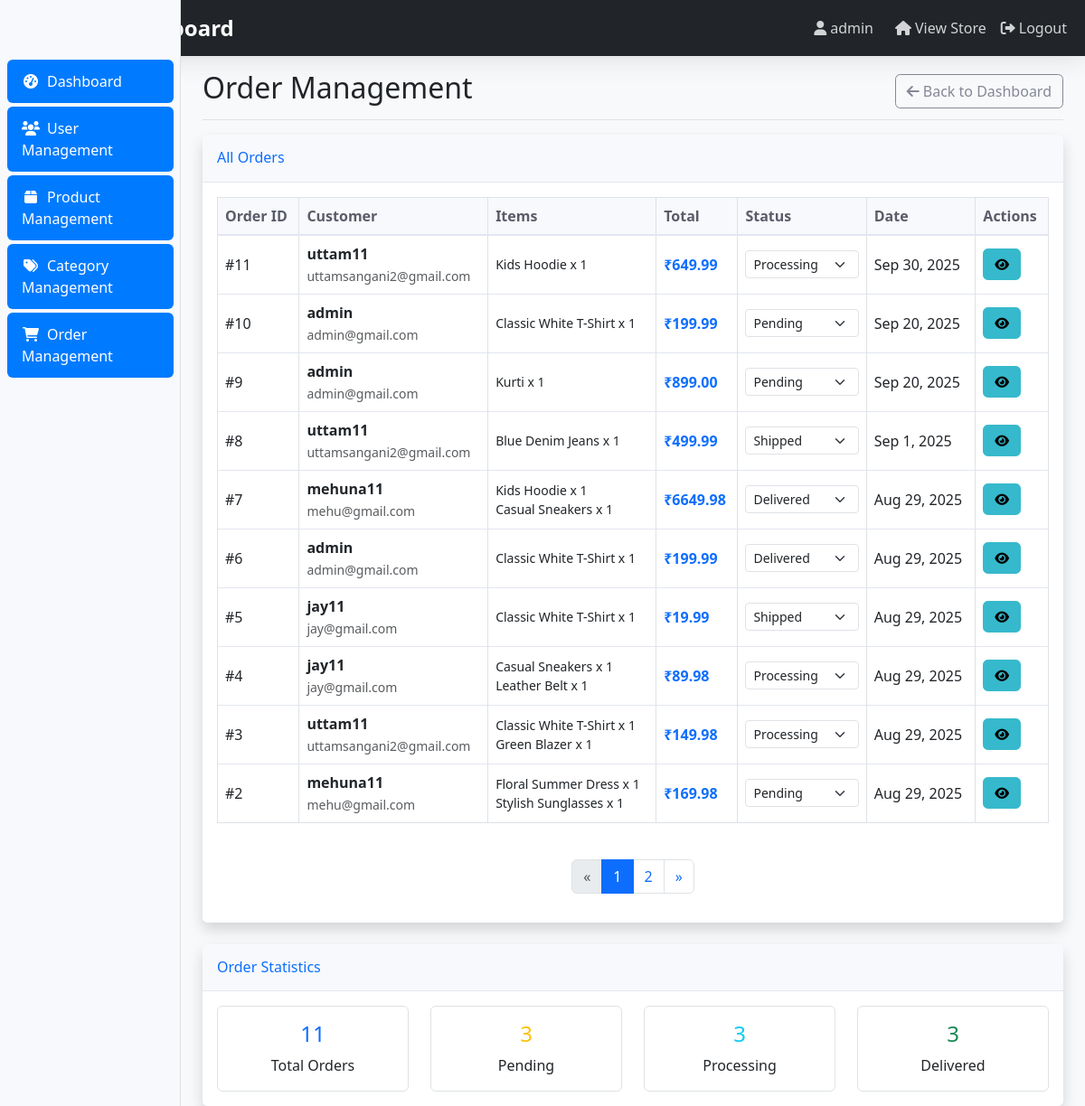
Screenshot of /dashboard/orders/ (signed in) with the database file from the repository.
### store/models.py (models this page shows, shortened)
class Order(models.Model):
    STATUS_CHOICES = [
        ('pending', 'Pending'),
        ('processing', 'Processing'),
        ('shipped', 'Shipped'),
        ('delivered', 'Delivered'),
        ('cancelled', 'Cancelled'),
    ]
    user = models.ForeignKey(User, on_delete=models.CASCADE)
    items = models.ManyToManyField(Product, through='OrderItem')
    total_price = models.DecimalField(max_digits=10, decimal_places=2)
    status = models.CharField(max_length=20, choices=STATUS_CHOICES, default='pending')
    shipping_address = models.TextField()
    created_at = models.DateTimeField(auto_now_add=True)
    updated_at = models.DateTimeField(auto_now=True)

class OrderItem(models.Model):
    order = models.ForeignKey(Order, on_delete=models.CASCADE)
    product = models.ForeignKey(Product, on_delete=models.CASCADE)
    quantity = models.PositiveIntegerField()
    price = models.DecimalField(max_digits=10, decimal_places=2)

class Product(models.Model):
    name = models.CharField(max_length=200)
    description = models.TextField()
    price = models.DecimalField(max_digits=10, decimal_places=2, validators=[MinValueValidator(Decimal('0.01'))])
    category = models.ForeignKey(Category, on_delete=models.CASCADE, related_name='products')
    image = models.ImageField(upload_to='products/', blank=True, null=True)
    stock = models.PositiveIntegerField(default=0)
    is_active = models.BooleanField(default=True)
    created_at = models.DateTimeField(auto_now_add=True)
    updated_at = models.DateTimeField(auto_now=True)

### admin_dashboard/views.py (the view, shortened to what this page needs)
# urls.py: path('orders/', views.order_management, name='admin_order_management'),
@login_required
@user_passes_test(is_admin)
def order_management(request):
    orders_list = Order.objects.select_related('user').all().order_by('-created_at')
    paginator = Paginator(orders_list, 10)  # Show 10 orders per page
    page_number = request.GET.get('page')
    orders = paginator.get_page(page_number)
    pending_count = orders_list.filter(status='pending').count()
    processing_count = orders_list.filter(status='processing').count()
    delivered_count = orders_list.filter(status='delivered').count()
    context = {
        'orders': orders,
        'pending_count': pending_count,
        'processing_count': processing_count,
        'delivered_count': delivered_count,
    }
    return render(request, 'admin_dashboard/order_management.html', context)

### admin_dashboard/templatetags/custom_filters.py (called while the page is built)
@register.filter
def multiply(value, arg):
    try:
        return float(value) * float(arg)
    except (ValueError, TypeError):
        return ''

### admin_dashboard/views.py (called while the page is built)
def is_admin(user):
    return user.is_authenticated and user.is_staff

### store/context_processors.py (called while the page is built)
def categories_processor(request):
    return {
        'categories': Category.objects.all()
    }

### admin_dashboard/templates/admin_dashboard/order_management.html (shortened to what this page needs)
{% extends 'admin_dashboard/base.html' %}
{% load custom_filters %}
{% block page_title %}Order Management{% endblock %}
{% block page_actions %}
<a href="{% url 'admin_dashboard' %}" class="btn btn-outline-secondary">
    <i class="fas fa-arrow-left me-1"></i>Back to Dashboard
</a>
{% endblock %}
{% block content %}
<div class="card shadow mb-4">
    <div class="card-header py-3">
        <h6 class="m-0 font-weight-bold text-primary">All Orders</h6>
    </div>
    <div class="card-body">
        {% if orders %}
        <div class="table-responsive">
            <table class="table table-bordered" width="100%" cellspacing="0">
                <thead>
                    <tr>
                        <th>Order ID</th>
                        <th>Customer</th>
                        <th>Items</th>
                        <th>Total</th>
                        <th>Status</th>
                        <th>Date</th>
                        <th>Actions</th>
                    </tr>
                </thead>
                <tbody>
                    {% for order in orders %}
                    <tr>
                        <td>#{{ order.id }}</td>
                        <td>
                            <strong>{{ order.user.username }}</strong><br>
                            <small class="text-muted">{{ order.user.email }}</small>
                        </td>
                        <td>
                            {% for item in order.orderitem_set.all %}
                            <div class="small">
                                {{ item.product.name }} x {{ item.quantity }}
                            </div>
                            {% endfor %}
                        </td>
                        <td>
                            <strong class="text-primary">₹{{ order.total_price }}</strong>
                        </td>
                        <td>
                            <form method="POST" class="d-inline">
                                <select name="status" class="form-select form-select-sm" onchange="this.form.submit()">
                                    <option value="pending" {% if order.status == 'pending' %}selected{% endif %}>Pending</option>
                                    <option value="processing" {% if order.status == 'processing' %}selected{% endif %}>Processing</option>
                                    <option value="shipped" {% if order.status == 'shipped' %}selected{% endif %}>Shipped</option>
                                    <option value="delivered" {% if order.status == 'delivered' %}selected{% endif %}>Delivered</option>
                                </select>
                            </form>
                        </td>
                        <td>{{ order.created_at|date:"M j, Y" }}</td>
                        <td>
                            <button type="button" class="btn btn-sm btn-info"
                                    data-bs-toggle="modal" data-bs-target="#orderModal{{ order.id }}">
                                <i class="fas fa-eye"></i>
                            </button>
                        </td>
                    </tr>
                    {% endfor %}
                </tbody>
            </table>
        </div>
        {% if orders.has_other_pages %}
        <nav aria-label="Order pagination">
            <ul class="pagination justify-content-center mt-4">
                {% if orders.has_previous %}
                <li class="page-item">
                    <a class="page-link" href="?page={{ orders.previous_page_number }}" aria-label="Previous">
                        <span aria-hidden="true">&laquo;</span>
                    </a>
                </li>
                {% else %}
                <li class="page-item disabled">
                    <span class="page-link">&laquo;</span>
                </li>
                {% endif %}
                {% for i in orders.paginator.page_range %}
                {% if orders.number == i %}
                <li class="page-item active"><span class="page-link">{{ i }}</span></li>
                {% else %}
                <li class="page-item"><a class="page-link" href="?page={{ i }}">{{ i }}</a></li>
                {% endif %}
                {% endfor %}
                {% if orders.has_next %}
                <li class="page-item">
                    <a class="page-link" href="?page={{ orders.next_page_number }}" aria-label="Next">
                        <span aria-hidden="true">&raquo;</span>
                    </a>
                </li>
                {% else %}
                <li class="page-item disabled">
                    <span class="page-link">&raquo;</span>
                </li>
                {% endif %}
            </ul>
        </nav>
        {% endif %}
        {% else %}
        <div class="text-center py-5">
            <i class="fas fa-shopping-cart fa-3x text-muted mb-3"></i>
            <h4 class="text-muted">No orders found</h4>
            <p class="text-muted">No orders have been placed yet.</p>
        </div>
        {% endif %}
    </div>
</div>
<div class="row mt-4">
    <div class="col-12">
        <div class="card shadow">
            <div class="card-header py-3">
                <h6 class="m-0 font-weight-bold text-primary">Order Statistics</h6>
            </div>
            <div class="card-body">
                <div class="row text-center">
                    <div class="col-md-3">
                        <div class="border rounded p-3">
                            <h4 class="text-primary">{{ orders.paginator.count }}</h4>
                            <p class="mb-0">Total Orders</p>
                        </div>
                    </div>
                    <div class="col-md-3">
                        <div class="border rounded p-3">
                            <h4 class="text-warning">{{ pending_count }}</h4>
                            <p class="mb-0">Pending</p>
                        </div>
                    </div>
                    <div class="col-md-3">
                        <div class="border rounded p-3">
                            <h4 class="text-info">{{ processing_count }}</h4>
                            <p class="mb-0">Processing</p>
                        </div>
                    </div>
                    <div class="col-md-3">
                        <div class="border rounded p-3">
                            <h4 class="text-success">{{ delivered_count }}</h4>
                            <p class="mb-0">Delivered</p>
                        </div>
                    </div>
                </div>
            </div>
        </div>
    </div>
</div>
{% endblock %}

### admin_dashboard/templates/admin_dashboard/base.html (shortened to what this page needs)
<!DOCTYPE html>
<html lang="en">
<head>
    <link href="https://cdn.jsdelivr.net/npm/bootstrap@5.3.0/dist/css/bootstrap.min.css" rel="stylesheet">
    <link rel="stylesheet" href="https://cdnjs.cloudflare.com/ajax/libs/font-awesome/6.0.0/css/all.min.css">
    {% load static %}
    <link rel="stylesheet" href="{% static 'css/admin.css' %}">
</head>
<body>
    <nav class="navbar navbar-expand-lg navbar-dark bg-dark">
        <div class="container-fluid">
            <a class="navbar-brand" href="{% url 'admin_dashboard' %}">
            </a>
            <div class="navbar-nav ms-auto">
                <span class="navbar-text me-3">
                    <i class="fas fa-user me-1"></i>{{ user.username }}
                </span>
                <a class="nav-link" href="{% url 'home' %}">
                    <i class="fas fa-home me-1"></i>View Store
                </a>
                <a class="nav-link" href="{% url 'logout' %}">
                    <i class="fas fa-sign-out-alt me-1"></i>Logout
                </a>
            </div>
        </div>
    </nav>
    <div class="container-fluid">
        <div class="row">
            <nav class="col-md-3 col-lg-2 d-md-block bg-light sidebar">
                <div class="position-sticky pt-3">
                    <ul class="nav flex-column">
                        <li class="nav-item">
                            <a class="nav-link {% if request.resolver_match.url_name == 'admin_dashboard' %}active{% endif %}"
                               href="{% url 'admin_dashboard' %}">
                                <i class="fas fa-tachometer-alt me-2"></i>Dashboard
                            </a>
                        </li>
                        <li class="nav-item">
                            <a class="nav-link {% if 'user' in request.resolver_match.url_name %}active{% endif %}"
                               href="{% url 'admin_user_management' %}">
                                <i class="fas fa-users me-2"></i>User Management
                            </a>
                        </li>
                        <li class="nav-item">
                            <a class="nav-link {% if 'product' in request.resolver_match.url_name %}active{% endif %}"
                               href="{% url 'admin_product_management' %}">
                                <i class="fas fa-box me-2"></i>Product Management
                            </a>
                        </li>
                        <li class="nav-item">
                            <a class="nav-link {% if 'category' in request.resolver_match.url_name %}active{% endif %}"
                               href="{% url 'admin_category_management' %}">
                                <i class="fas fa-tags me-2"></i>Category Management
                            </a>
                        </li>
                        <li class="nav-item">
                            <a class="nav-link {% if 'order' in request.resolver_match.url_name %}active{% endif %}"
                               href="{% url 'admin_order_management' %}">
                                <i class="fas fa-shopping-cart me-2"></i>Order Management
                            </a>
                        </li>
                    </ul>
                </div>
            </nav>
            <main class="col-md-9 ms-sm-auto col-lg-10 px-md-4">
                <div class="d-flex justify-content-between flex-wrap flex-md-nowrap align-items-center pt-3 pb-2 mb-3 border-bottom">
                    <h1 class="h2">{% block page_title %}Dashboard{% endblock %}</h1>
                    {% block page_actions %}{% endblock %}
                </div>
                {% block content %}
                {% endblock %}
            </main>
        </div>
    </div>
    {% load static %}
</body>
</html>

### static/css/admin.css (style rules this page uses)
body { background-color: #f8f9fa; }
.sidebar { position: fixed; top: 0; bottom: 0; left: 0; z-index: 100; padding: 48px 0 0; box-shadow: inset -1px 0 0 rgba(0, 0, 0, .1); background-color: #f8f9fa; }
.sidebar .nav-link { font-weight: 500; color: #333; padding: 0.75rem 1rem; border-radius: 0.375rem; margin: 0.125rem 0.5rem; transition: all 0.2s ease-in-out; }
.sidebar .nav-link.active { color: #fff; background-color: #007bff; }
.sidebar .nav-link i { margin-right: 0.5rem; width: 1.25rem; text-align: center; }
main { margin-left: 0; }
@media (min-width: 768px) { main { margin-left: 16.666667%; } }
@media (min-width: 992px) { main { margin-left: 16.666667%; } }
.card { border: none; box-shadow: 0 0.15rem 1.75rem 0 rgba(58, 59, 69, 0.15); border-radius: 0.35rem; }
.card-header { background-color: #f8f9fc; border-bottom: 1px solid #e3e6f0; font-weight: 700; color: #5a5c69; }
.table th { border-top: none; font-weight: 700; color: #5a5c69; background-color: #f8f9fc; border-bottom: 2px solid #e3e6f0; }
.table td { vertical-align: middle; border-top: 1px solid #e3e6f0; }
.btn { border-radius: 0.35rem; font-weight: 500; padding: 0.375rem 0.75rem; }
.btn-info { background-color: #36b9cc; border-color: #36b9cc; }
.btn-outline-secondary { color: #858796; border-color: #858796; }
.navbar { box-shadow: 0 0.15rem 1.75rem 0 rgba(58, 59, 69, 0.15); }
.navbar-brand { font-weight: 700; font-size: 1.5rem; }
.navbar-nav .nav-link { font-weight: 500; color: rgba(255, 255, 255, 0.8) !important; }
.navbar-text { color: rgba(255, 255, 255, 0.8) !important; }
.bg-light { background-color: #f8f9fc !important; }

### rows the page displays
Order: id "11", user.username "uttam11", user.email "uttamsangani2@gmail.com", total_price "649.99", status "Processing", created_at "Sep 30, 2025"
OrderItem: product.name "Kids Hoodie", quantity "1"
Order: id "10", user.username "admin", user.email "admin@gmail.com", total_price "199.99", status "Pending", created_at "Sep 20, 2025"
OrderItem: product.name "Classic White T-Shirt", quantity "1"
Order: id "9", user.username "admin", user.email "admin@gmail.com", total_price "899.00", status "Pending", created_at "Sep 20, 2025"
OrderItem: product.name "Kurti", quantity "1"
Order: id "8", user.username "uttam11", user.email "uttamsangani2@gmail.com", total_price "499.99", status "Shipped", created_at "Sep 1, 2025"
OrderItem: product.name "Blue Denim Jeans", quantity "1"
Order: id "7", user.username "mehuna11", user.email "mehu@gmail.com", total_price "6649.98", status "Delivered", created_at "Aug 29, 2025"
OrderItem: product.name "Kids Hoodie", quantity "1"
OrderItem: product.name "Casual Sneakers", quantity "1"
Order: id "6", user.username "admin", user.email "admin@gmail.com", total_price "199.99", status "Delivered", created_at "Aug 29, 2025"
OrderItem: product.name "Classic White T-Shirt", quantity "1"
Order: id "5", user.username "jay11", user.email "jay@gmail.com", total_price "19.99", status "Shipped", created_at "Aug 29, 2025"
OrderItem: product.name "Classic White T-Shirt", quantity "1"
Order: id "4", user.username "jay11", user.email "jay@gmail.com", total_price "89.98", status "Processing", created_at "Aug 29, 2025"
OrderItem: product.name "Casual Sneakers", quantity "1"
OrderItem: product.name "Leather Belt", quantity "1"
Order: id "3", user.username "uttam11", user.email "uttamsangani2@gmail.com", total_price "149.98", status "Processing", created_at "Aug 29, 2025"
OrderItem: product.name "Classic White T-Shirt", quantity "1"
OrderItem: product.name "Green Blazer", quantity "1"
Order: id "2", user.username "mehuna11", user.email "mehu@gmail.com", total_price "169.98", status "Pending", created_at "Aug 29, 2025"
OrderItem: product.name "Floral Summer Dress", quantity "1"
OrderItem: product.name "Stylish Sunglasses", quantity "1"

### other values shown
{{ user.username }} "admin"
{{ i }} "1"
{{ i }} "2"
{{ orders.paginator.count }} "11"
{{ pending_count }} "3"
{{ processing_count }} "3"
{{ delivered_count }} "3"
